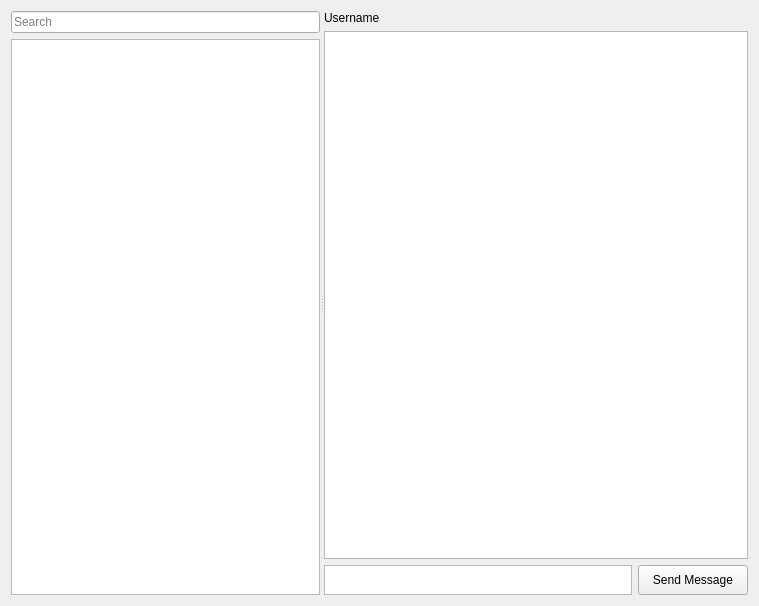
<?xml version="1.0" encoding="UTF-8"?>
<ui version="4.0">
 <class>MainPage</class>
 <widget class="QWidget" name="MainPage">
  <property name="geometry">
   <rect>
    <x>0</x>
    <y>0</y>
    <width>759</width>
    <height>606</height>
   </rect>
  </property>
  <property name="windowTitle">
   <string>Form</string>
  </property>
  <layout class="QGridLayout" name="gridLayout">
   <item row="0" column="0">
    <widget class="QSplitter" name="splitter">
     <property name="orientation">
      <enum>Qt::Orientation::Horizontal</enum>
     </property>
     <widget class="QWidget" name="">
      <layout class="QVBoxLayout" name="verticalLayout_3">
       <item>
        <widget class="QLineEdit" name="searchEdit">
         <property name="placeholderText">
          <string>Search</string>
         </property>
         <property name="clearButtonEnabled">
          <bool>true</bool>
         </property>
        </widget>
       </item>
       <item>
        <widget class="QListView" name="chatsList">
         <property name="minimumSize">
          <size>
           <width>200</width>
           <height>0</height>
          </size>
         </property>
        </widget>
       </item>
      </layout>
     </widget>
     <widget class="QWidget" name="layoutWidget">
      <layout class="QVBoxLayout" name="verticalLayout_2">
       <item>
        <widget class="QLabel" name="usernameLabel">
         <property name="text">
          <string>Username</string>
         </property>
        </widget>
       </item>
       <item>
        <widget class="QListView" name="messagesList">
         <property name="minimumSize">
          <size>
           <width>300</width>
           <height>0</height>
          </size>
         </property>
        </widget>
       </item>
       <item>
        <layout class="QVBoxLayout" name="verticalLayout">
         <item>
          <layout class="QHBoxLayout" name="horizontalLayout">
           <item>
            <widget class="QPlainTextEdit" name="messageEdit">
             <property name="sizePolicy">
              <sizepolicy hsizetype="Preferred" vsizetype="Maximum">
               <horstretch>0</horstretch>
               <verstretch>0</verstretch>
              </sizepolicy>
             </property>
             <property name="maximumSize">
              <size>
               <width>500</width>
               <height>30</height>
              </size>
             </property>
            </widget>
           </item>
           <item>
            <widget class="QPushButton" name="sendMessageButton">
             <property name="sizePolicy">
              <sizepolicy hsizetype="Minimum" vsizetype="Maximum">
               <horstretch>0</horstretch>
               <verstretch>0</verstretch>
              </sizepolicy>
             </property>
             <property name="minimumSize">
              <size>
               <width>10</width>
               <height>30</height>
              </size>
             </property>
             <property name="maximumSize">
              <size>
               <width>110</width>
               <height>30</height>
              </size>
             </property>
             <property name="text">
              <string>Send Message</string>
             </property>
            </widget>
           </item>
          </layout>
         </item>
        </layout>
       </item>
      </layout>
     </widget>
    </widget>
   </item>
  </layout>
 </widget>
 <resources/>
 <connections/>
</ui>
